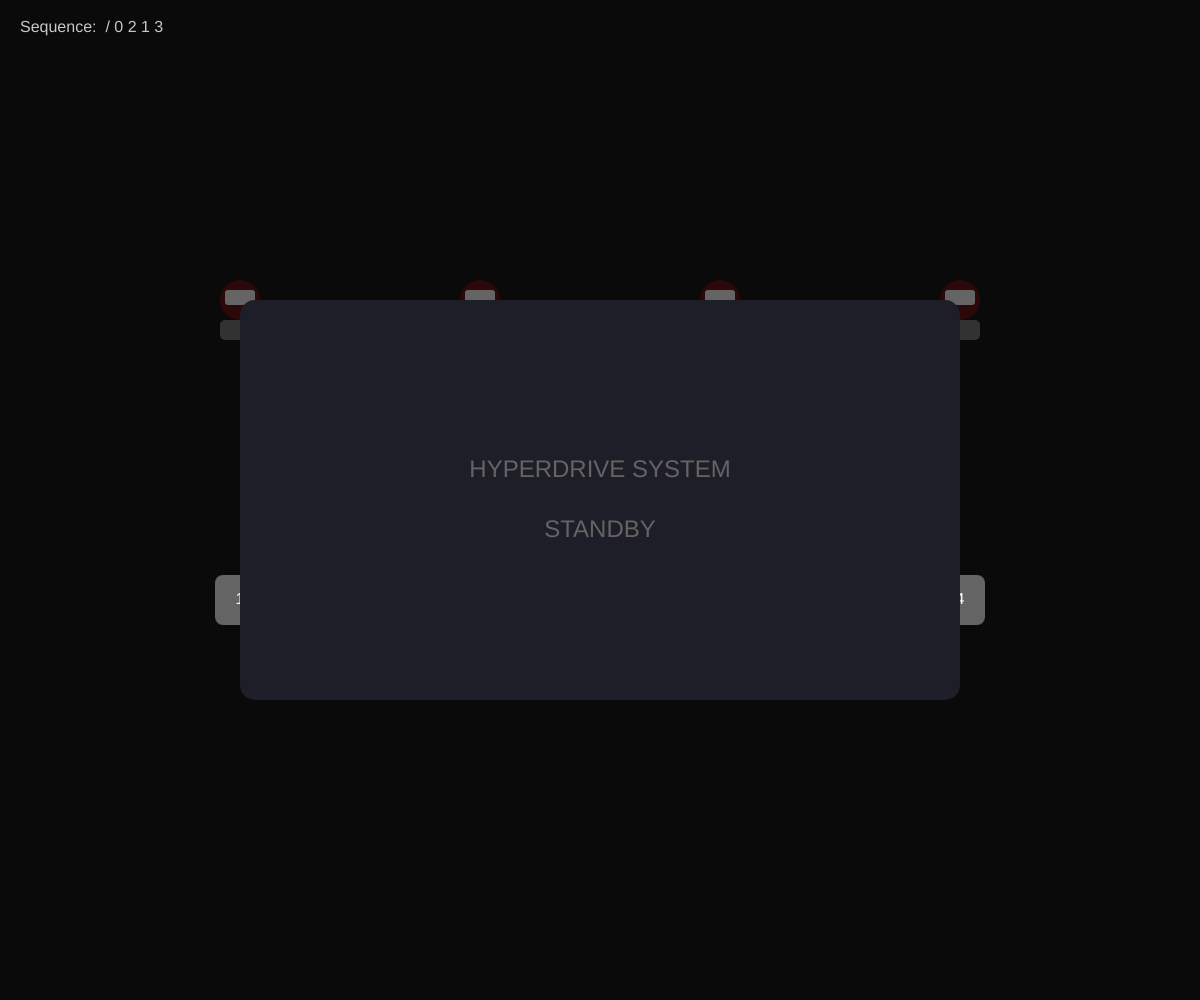
Frame 1 (no input)
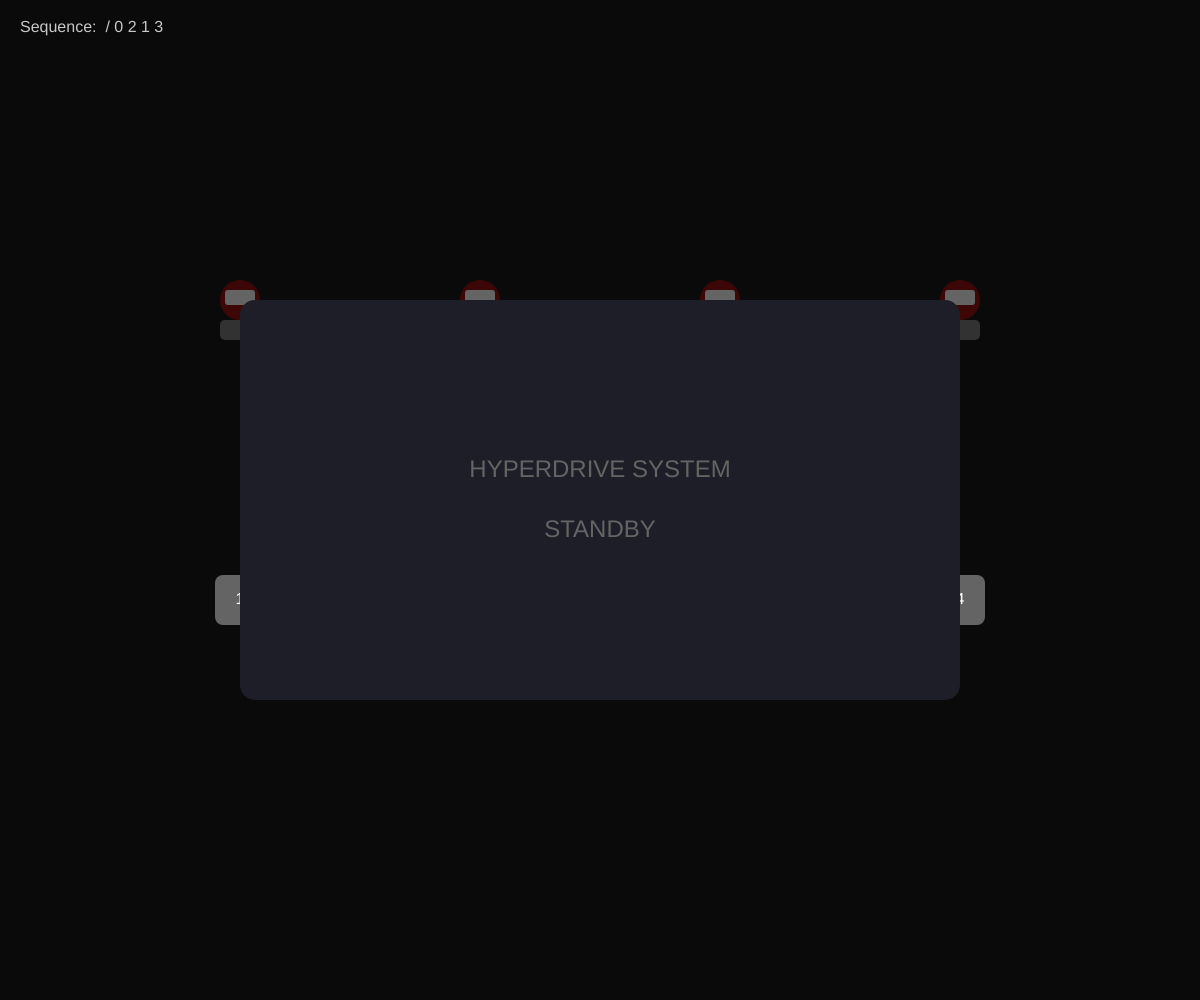
Frame 60 (no input)
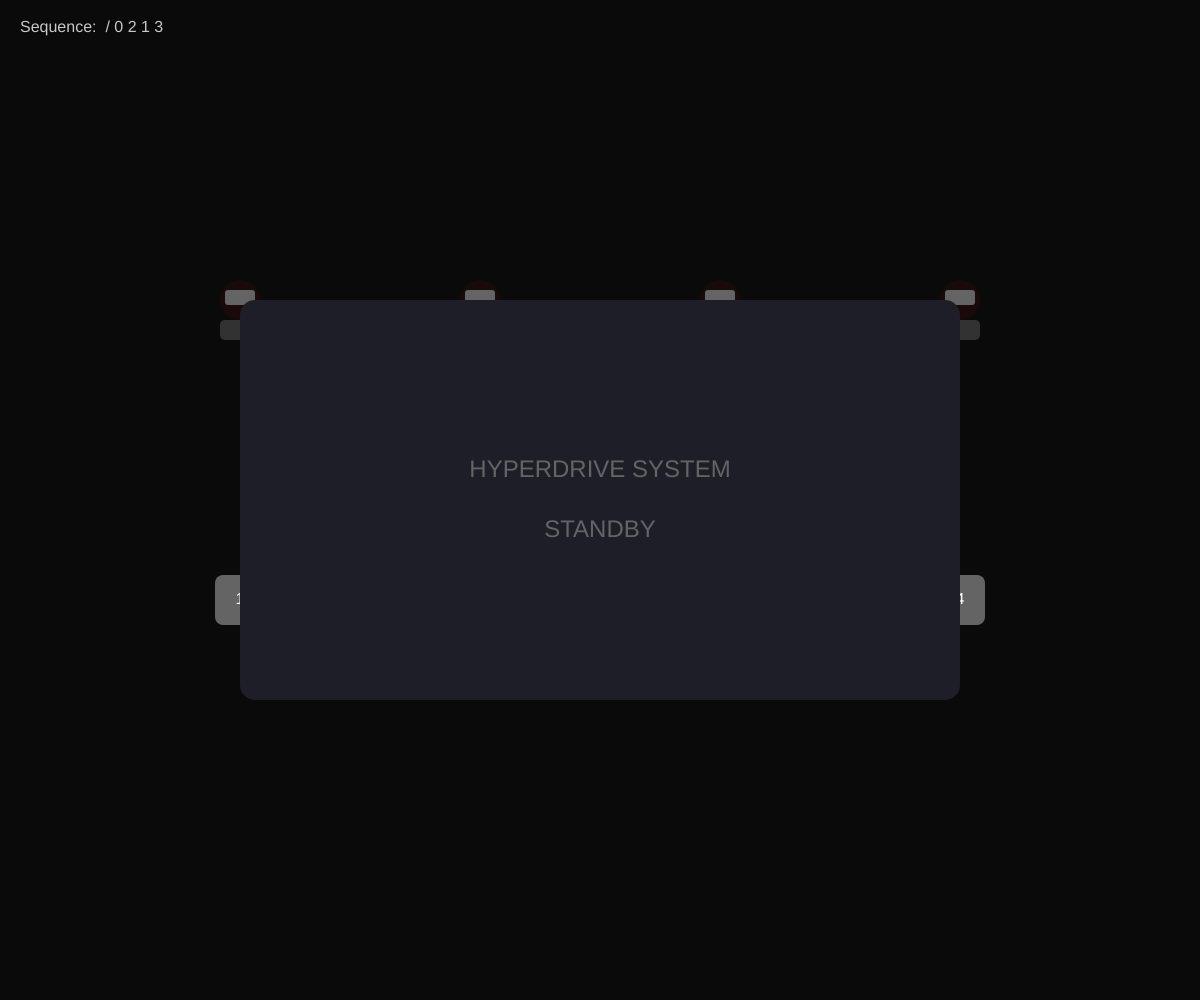
Frame 120 (the mouse pressed at the canvas centre since frame 60)

The p5.js sketch that drew these frames (run headless with seeded random() and noise() and a simulated clock; from frame 60 on, the mouse is pressed at the canvas centre):

// p5.js sketch
// ── sketch.js
let switches = [];
let buttons = [];
let windscreen;
let sequence = [0, 2, 1, 3];
let inputSequence = [];
let sequenceIndex = 0;
let windscreenActive = false;
let windscreenColor = 0;
let particles = [];

function setup() {
  createCanvas(windowWidth, windowHeight);
  angleMode(DEGREES);

  // Create switches
  for (let i = 0; i < 4; i++) {
    switches.push({
      x: width * 0.2 + i * width * 0.2,
      y: height * 0.3,
      on: false,
      glow: 0
    });
  }

  // Create buttons
  for (let i = 0; i < 4; i++) {
    buttons.push({
      x: width * 0.2 + i * width * 0.2,
      y: height * 0.6,
      w: 50,
      h: 50,
      clicked: false
    });
  }

  // Create windscreen
  windscreen = {
    x: width / 2,
    y: height / 2,
    w: width * 0.6,
    h: height * 0.4
  };

  // Initialize particles for hyperspace effect
  for (let i = 0; i < 500; i++) {
    particles.push({
      x: random(width),
      y: random(height),
      z: random(100),
      speed: random(2, 8)
    });
  }
}

function draw() {
  background(10);
  
  // Draw switches with ambient glow
  for (let i = 0; i < switches.length; i++) {
    let s = switches[i];
    
    // Glow effect
    if (!s.on) {
      s.glow = sin(frameCount * 2) * 30 + 50;
    }
    
    noStroke();
    fill(180, 0, 0, s.glow);
    ellipse(s.x, s.y, 40, 40);
    
    // Switch base
    fill(50);
    rect(s.x - 20, s.y + 20, 40, 20, 5);
    
    // Switch head
    if (s.on) {
      fill(255, 200, 0);
    } else {
      fill(100);
    }
    rect(s.x - 15, s.y - 10, 30, 15, 3);
  }

  // Draw buttons
  for (let i = 0; i < buttons.length; i++) {
    let b = buttons[i];
    
    noStroke();
    if (b.clicked) {
      fill(255, 200, 0);
    } else {
      fill(100);
    }
    rect(b.x - b.w/2, b.y - b.h/2, b.w, b.h, 8);
    
    // Button label
    fill(255);
    textSize(16);
    textAlign(CENTER, CENTER);
    text(i+1, b.x, b.y);
  }

  // Draw windscreen
  if (windscreenActive) {
    drawHyperspace();
  } else {
    // Draw static panel
    fill(30, 30, 40);
    rect(windscreen.x - windscreen.w/2, windscreen.y - windscreen.h/2, windscreen.w, windscreen.h, 15);
    
    fill(100);
    textSize(24);
    textAlign(CENTER, CENTER);
    text("HYPERDRIVE SYSTEM", windscreen.x, windscreen.y - 30);
    text("STANDBY", windscreen.x, windscreen.y + 30);
  }

  // Draw sequence status
  fill(200);
  textSize(16);
  textAlign(LEFT, TOP);
  text("Sequence: " + inputSequence.join(' ') + " / " + sequence.join(' '), 20, 20);
}

function drawHyperspace() {
  // Draw hyperspace tunnel
  background(windscreenColor);
  
  for (let i = 0; i < particles.length; i++) {
    let p = particles[i];
    
    // Move particles toward viewer
    p.z -= p.speed;
    
    // Reset particle if it passes the viewer
    if (p.z <= 0) {
      p.x = random(width);
      p.y = random(height);
      p.z = random(100);
    }
    
    // Calculate screen position
    let perspective = 500 / (500 - p.z);
    let x2d = p.x * perspective;
    let y2d = p.y * perspective;
    
    // Draw particle trail
    noStroke();
    fill(255, 255, 255, map(p.z, 0, 100, 0, 255));
    ellipse(x2d, y2d, 3 * perspective);
    
    // Draw connecting lines (crystalline structure)
    if (p.z > 50 && p.z < 90) {
      stroke(255, 255, 255, 50);
      strokeWeight(0.5);
      line(x2d, y2d, x2d - 100 * perspective, y2d - 100 * perspective);
    }
  }
  
  // Animate windscreen color
  windscreenColor = (windscreenColor + 1) % 255;
}

function mousePressed() {
  if (windscreenActive) return; // Prevent interaction during hyperspace
  
  // Check button presses
  for (let i = 0; i < buttons.length; i++) {
    let b = buttons[i];
    if (mouseX > b.x - b.w/2 && mouseX < b.x + b.w/2 &&
        mouseY > b.y - b.h/2 && mouseY < b.y + b.h/2) {
      
      // Button clicked
      b.clicked = true;
      inputSequence.push(i);
      
      // Check if sequence is correct
      if (inputSequence.length <= sequence.length) {
        let correct = true;
        for (let j = 0; j < inputSequence.length; j++) {
          if (inputSequence[j] !== sequence[j]) {
            correct = false;
            break;
          }
        }
        
        if (correct && inputSequence.length === sequence.length) {
          // Sequence complete, activate windscreen
          windscreenActive = true;
          inputSequence = [];
          sequenceIndex = 0;
          
          // Turn on switches in order
          for (let j = 0; j < switches.length; j++) {
            switches[j].on = true;
          }
        } else if (!correct) {
          // Reset input on wrong sequence
          inputSequence = [];
          sequenceIndex = 0;
        }
      }
      
      break;
    }
  }
  
  // Check switch presses (only when not active)
  for (let i = 0; i < switches.length; i++) {
    let s = switches[i];
    let d = dist(mouseX, mouseY, s.x, s.y);
    if (d < 20 && !windscreenActive) {
      s.on = !s.on;
      break;
    }
  }
}

function windowResized() {
  resizeCanvas(windowWidth, windowHeight);
}
